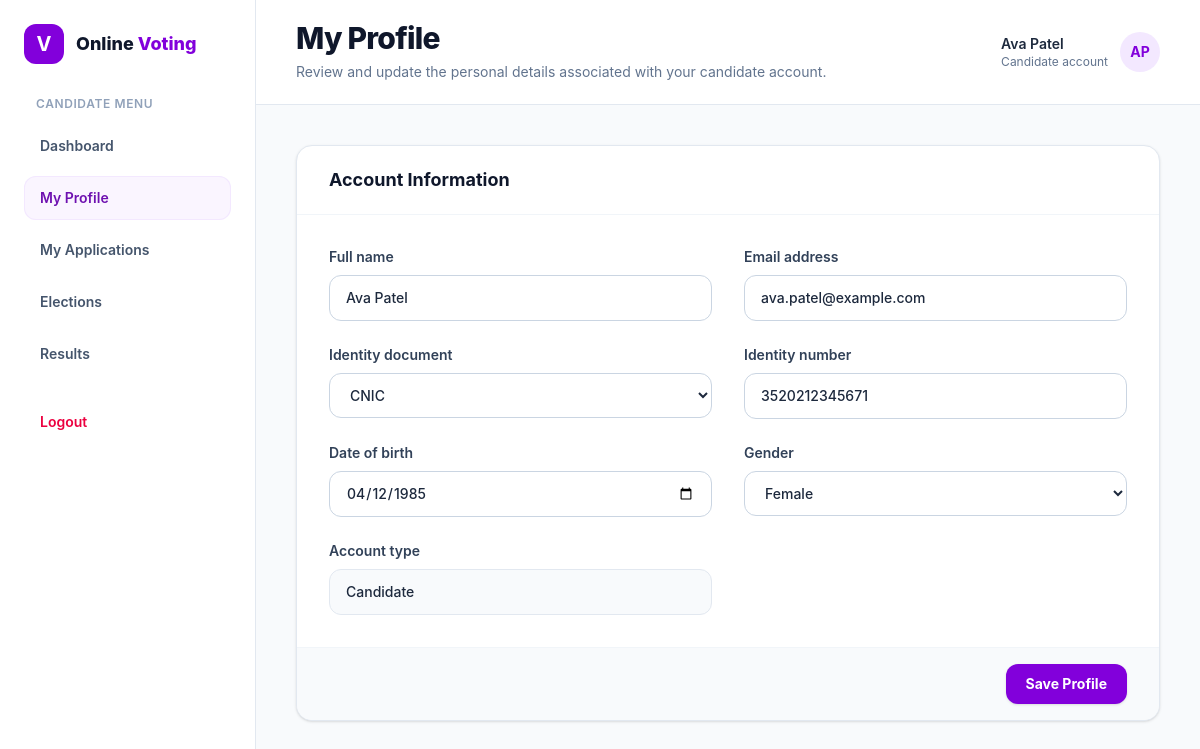
The page /views/candidate/profile.php (signed in) on the database its author committed.
### tables this page shows
CREATE TABLE users (
    id INT AUTO_INCREMENT PRIMARY KEY,
    name VARCHAR(50) NOT NULL,
    email VARCHAR(100) NOT NULL UNIQUE,
    identity_type VARCHAR(20) NOT NULL,
    identity_number VARCHAR(20) NOT NULL UNIQUE,
    dob DATE NOT NULL,
    gender ENUM('male', 'female', 'other') NOT NULL,
    role ENUM('voter', 'candidate', 'admin') NOT NULL DEFAULT 'voter',
    status tinyint NOT NULL DEFAULT 1,
    password VARCHAR(255) NOT NULL,
    profile_picture VARCHAR(255) DEFAULT NULL,
    created_at TIMESTAMP DEFAULT CURRENT_TIMESTAMP,
    updated_at TIMESTAMP DEFAULT CURRENT_TIMESTAMP ON UPDATE CURRENT_TIMESTAMP
);

### app/paths.php (called while the page is built, shortened)
<?php
function app_url(string $path = ''): string
{
    return APP_BASE_URL . '/' . ltrim($path, '/');
}

### views/candidate/profile.php (the view, shortened to what this page needs)
<?php
require_once __DIR__ . '/../../app/paths.php';
require_once APP_ROOT . '/app/config/database.php';
$stmt = $pdo->prepare(
    'SELECT name, email, identity_type, identity_number, dob, gender, role
     FROM users
     WHERE id = ?'
);
$stmt->execute([$_SESSION['user_id']]);
$user = $stmt->fetch(PDO::FETCH_ASSOC);
$escape = static fn($value): string => htmlspecialchars((string) $value, ENT_QUOTES, 'UTF-8');
$dateOfBirth = $user['dob'];
?>
<!DOCTYPE html>
<html lang="en">
<head>
    <link rel="stylesheet" href="<?= htmlspecialchars(app_url('public/css/app.css'), ENT_QUOTES, 'UTF-8') ?>">
</head>
<body class="min-h-screen bg-slate-50 text-slate-800">
    <div class="flex min-h-[calc(100vh-65px)] flex-col md:flex-row">
        <div class="min-w-0 flex-1">
            <main class="min-w-0 px-4 py-8 sm:px-6 sm:py-10 lg:px-10">
            <div class="mx-auto max-w-4xl">
                <section class="overflow-hidden rounded-2xl border border-slate-200 bg-white shadow-sm">
                    <div class="border-b border-slate-100 px-6 py-5 sm:px-8">
                        <h2 class="text-lg font-bold text-slate-900">Account Information</h2>
                    </div>
                    <form action="<?= htmlspecialchars(app_url('views/candidate/profile.php'), ENT_QUOTES, 'UTF-8') ?>" method="post">
                        <div class="grid gap-x-8 gap-y-6 p-6 sm:grid-cols-2 sm:p-8">
                            <div>
                                <label for="fullName" class="mb-2 block text-sm font-semibold text-slate-700">Full name</label>
                                <input id="fullName" type="text" name="name" class="w-full rounded-xl border border-slate-300 bg-white px-4 py-3 text-sm font-medium text-slate-800 outline-none transition focus:border-purple-600 focus:ring-4 focus:ring-purple-100" value="<?= $escape($user['name']) ?>">
                            </div>
                            <div>
                                <label for="email" class="mb-2 block text-sm font-semibold text-slate-700">Email address</label>
                                <input id="email" type="email" name="email" class="w-full rounded-xl border border-slate-300 bg-white px-4 py-3 text-sm font-medium text-slate-800 outline-none transition focus:border-purple-600 focus:ring-4 focus:ring-purple-100" value="<?= $escape($user['email']) ?>">
                            </div>
                            <div>
                                <label for="identityType" class="mb-2 block text-sm font-semibold text-slate-700">Identity document</label>
                                <select id="identityType" name="identity_type" class="w-full rounded-xl border border-slate-300 bg-white px-4 py-3 text-sm font-medium text-slate-800 outline-none transition focus:border-purple-600 focus:ring-4 focus:ring-purple-100">
                                    <option value="cnic" <?= $user['identity_type'] === 'cnic' ? 'selected' : '' ?>>CNIC</option>
                                </select>
                            </div>
                            <div>
                                <label for="identityNumber" class="mb-2 block text-sm font-semibold text-slate-700">Identity number</label>
                                <input id="identityNumber" type="text" name="identity_number" class="w-full rounded-xl border border-slate-300 bg-white px-4 py-3 text-sm font-medium text-slate-800 outline-none transition focus:border-purple-600 focus:ring-4 focus:ring-purple-100" value="<?= $escape($user['identity_number']) ?>">
                            </div>
                            <div>
                                <label for="dateOfBirth" class="mb-2 block text-sm font-semibold text-slate-700">Date of birth</label>
                                <input id="dateOfBirth" type="date" name="dob" class="w-full rounded-xl border border-slate-300 bg-white px-4 py-3 text-sm font-medium text-slate-800 outline-none transition focus:border-purple-600 focus:ring-4 focus:ring-purple-100" value="<?= $escape($dateOfBirth) ?>">
                            </div>
                            <div>
                                <label for="gender" class="mb-2 block text-sm font-semibold text-slate-700">Gender</label>
                                <select name="gender" id="gender" class="w-full rounded-xl border border-slate-300 bg-white px-4 py-3 text-sm font-medium text-slate-800 outline-none transition focus:border-purple-600 focus:ring-4 focus:ring-purple-100">
                                    <option value="female" <?= $user['gender'] === 'female' ? 'selected' : '' ?>>Female</option>
                                </select>
                            </div>
                            <div>
                                <label for="accountType" class="mb-2 block text-sm font-semibold text-slate-700">Account type</label>
                                <div id="accountType" class="w-full rounded-xl border border-slate-200 bg-slate-50 px-4 py-3 text-sm font-medium text-slate-800">
                                    <?= $escape(ucfirst($user['role'])) ?>
                                </div>
                            </div>
                        </div>
                        <div class="flex justify-end border-t border-slate-100 bg-slate-50 px-6 py-4 sm:px-8">
                            <button type="submit" class="inline-flex items-center justify-center rounded-xl bg-purple-700 px-5 py-2.5 text-sm font-bold text-white shadow-sm transition hover:bg-purple-800 focus:outline-none focus:ring-4 focus:ring-purple-200">
                                Save Profile
                            </button>
                        </div>
                    </form>
                </section>
            </div>
            </main>
        </div>
    </div>
</body>
</html>

### rows shown on the page
users: name "Ava Patel", email "ava.patel@example.com", identity_type "CNIC", identity_number "3520212345671", dob "04/12/1985", gender "Female", role "Candidate"

### other values the page prints
$portalLabel "CANDIDATE"
$item['label'] "Dashboard"
$item['label'] "My Profile"
$item['label'] "My Applications"
$item['label'] "Elections"
$item['label'] "Results"
$pageTitle "My Profile"
$pageDescription "Review and update the personal details associated with your candidate account."
$headerName "Ava Patel"
$headerRole "Candidate"
$headerInitials "AP"
